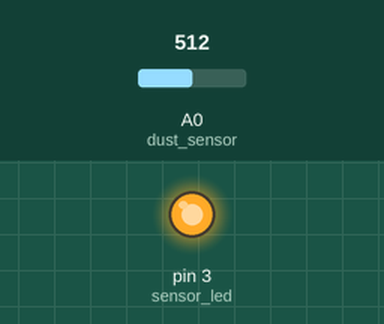
This sketch was run on a simulated Arduino Uno, built with avr-gcc and run on an emulated ATmega328P. On the bench: output pins drawn as LEDs (lit = HIGH). Inputs (shaded band) come from the test bench; at power-on: A0 (dust_sensor) = 512. What the sketch prints to the serial monitor is not drawn.

Above: at 0.1 s.
Timing chart, 0 to 1.6 s (numbered marks = the images above):
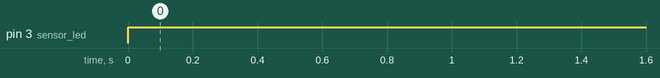

The sketch:

finalUno.ino
```cpp
int dust_sensor = A0;   // 미세먼지 핀 번호

float dust_value = 0;  // 센서에서 입력 받은 미세먼지 값
float dustDensityug=0;  // ug/m^3 값을 계산

int sensor_led = 3;      // 미세먼지 센서 안에 있는 적외선 led 핀 번호
int sampling = 280;    // 적외선 led를 키고, 센서 값을 읽어 들여 미세먼지를 측정하는 샘플링 시간
int waiting = 40;
float stop_time = 9680;   // 센서를 구동하지 않는 시간

void setup(){
  Serial.begin(9600);   // 시리얼 모니터 시작, 속도는 9600
  pinMode(sensor_led,OUTPUT); // 미세먼지 적외선 led를 출력으로 설정
}

void loop(){
  digitalWrite(sensor_led, LOW);    // LED 켜기
  delayMicroseconds(sampling);   // 샘플링해주는 시간.

  dust_value = analogRead(dust_sensor); // 센서 값 읽어오기

  delayMicroseconds(waiting);  // 너무 많은 데이터 입력을 피해주기 위해 잠시 멈춰주는 시간.

  digitalWrite(sensor_led, HIGH); // LED 끄기
  delayMicroseconds(stop_time);   // LED 끄고 대기

  dustDensityug = (0.172 * (dust_value * (5.0 / 1024)) - 0.099) * 1000;    // 미세먼지 값 계산
  Serial.println(dustDensityug);

  delay(2000);
}
```

Measured:
- by itself, pin 3 (sensor_led): LOW → HIGH at 0.00 s
